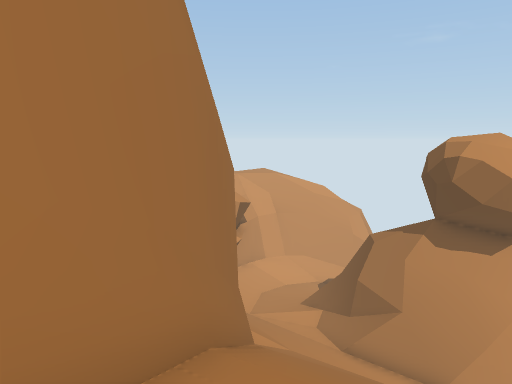
[1] (above)

14 first-person views from a walk through a 3-D level made in the Unity game engine. The camera is 1.3 m above the floor, tilts 8° down and sees 70° across. The floor is counted in squares, 1 m on a side. Each view is taken from the middle of a square. On the plan, view 1 faces up. The plan holds only what a view shows up to about 15 squares ahead; the rest is blank. The place goes on beyond the plan.

[2]
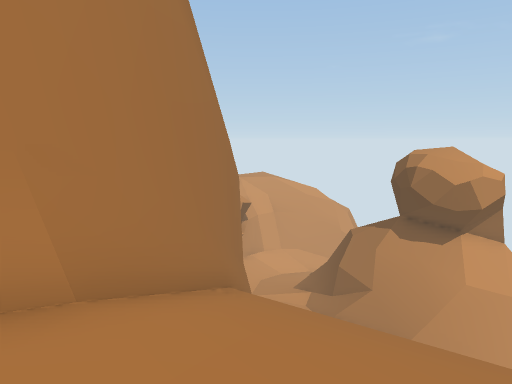

[3]
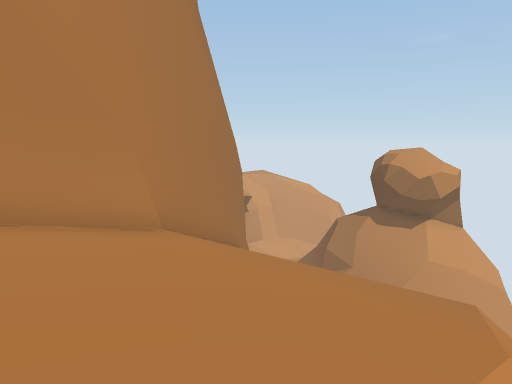

[4]
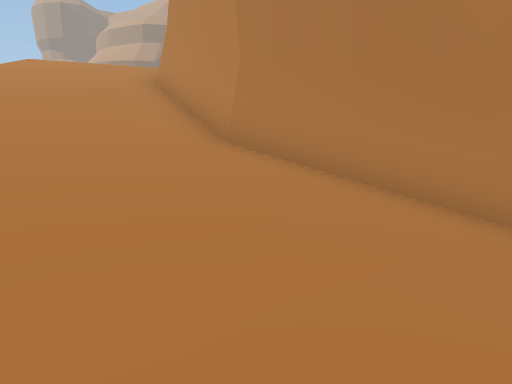

[5]
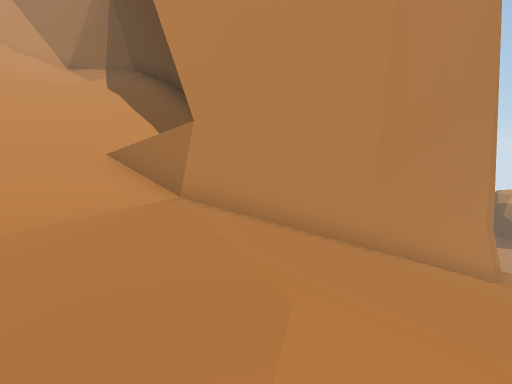

[6]
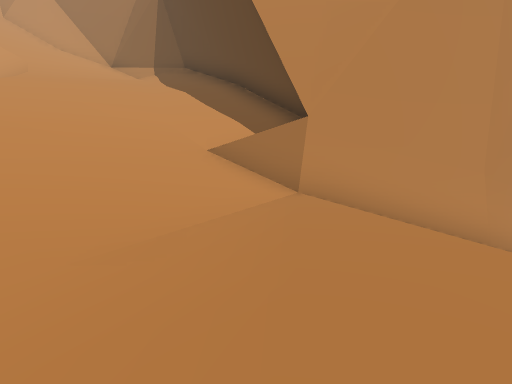

[7]
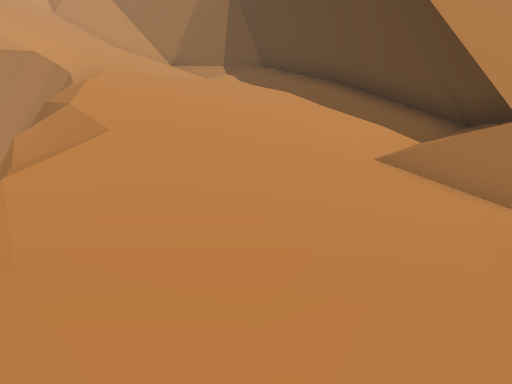

[8]
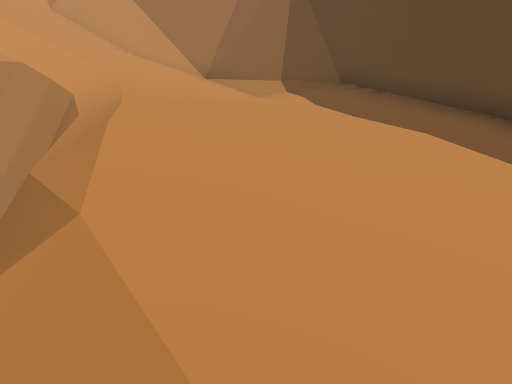

[9]
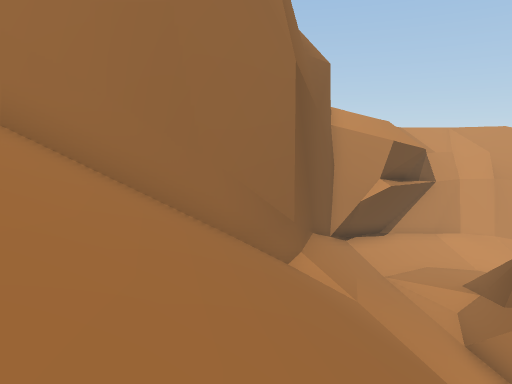

[10]
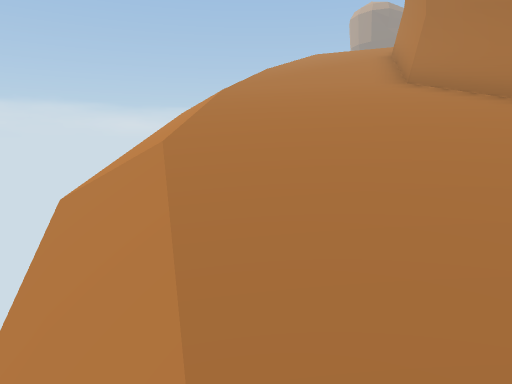

[11]
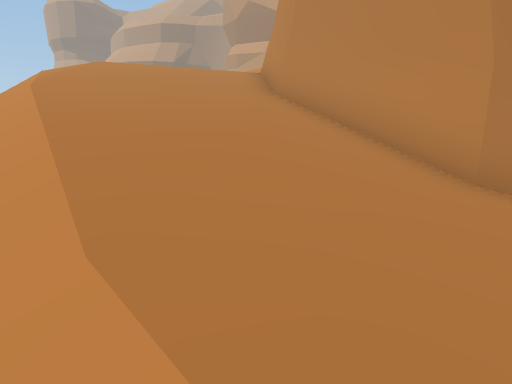

[12]
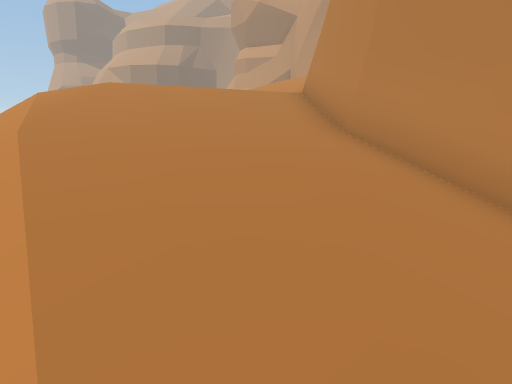

[13]
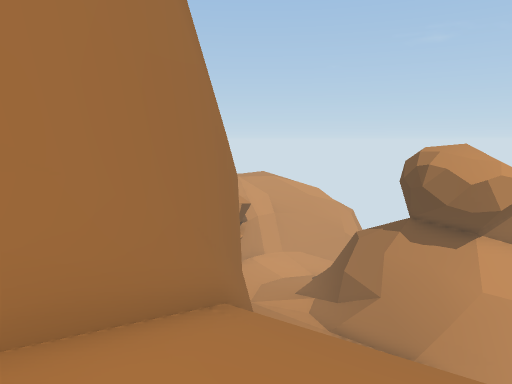

[14]
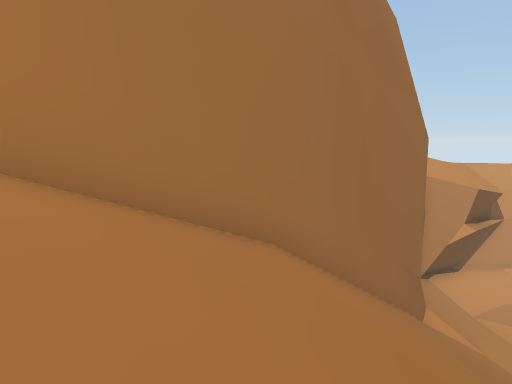

### Floor plan
Key: @ floor where view 1 was taken; # wall or solid block; . main floor; : floor 0.75 m higher than the main floor; - floor 0.75 m lower than the main floor; _ floor 1.5 m lower than the main floor; + floor 1.5 m higher than the main floor; * floor 2.5 m higher than the main floor; < floor 2.5 m lower than the main floor; % floor 3.25 m higher than the main floor; ( floor 3.25 m lower than the main floor; ! floor 4 m lower than the main floor; ? floor 9.5 m lower than the main floor; / step, stairs or slope; = window, fence, low wall or low ledge; v drop or lower ground.
Columns run from 21 left of view 1 to 9 right of it. Each row starts with its distance up from view 1.
 15                    ##??#=#
 14                    #////##
 13                    #///?##
 12                    #////=##
 11                    ##////###
 10                     #/////####
  9                     ##///   ###
  8                     ##///
  7                     ##///
  6 ####                ##///
  5 ///##               #////
  4 ////###             #////
  3 ////%/##            #//////
  2 ///%%*/#           ##/////
  1 v//***/##          #//////v
  0 v/***///#         ##/@////
 -1  /**////##        #/!/////
 -2  v///////##      ##((!///v
 -3  v///////##     ##<(((!//v
 -4   ///+:///#   ###/<(((!/v
 -5   v/::///=#####////<(//v
 -6    ///////##//-////<//v
 -7    v///....///-__<<//
 -8     /:://..////__<//
 -9     /../....///_//
-10      /....../////
-11       / -...///
-12          / //

Where each view was taken, in squares from view 1:
view 1: 0 up, 0 right, facing up
view 2: 3 down, 0 right, facing up
view 3: 6 down, 0 right, facing up
view 4: 3 down, 2 right, facing left
view 5: 12 down, 10 left, facing up
view 6: 12 down, 12 left, facing up
view 7: 11 down, 15 left, facing up
view 8: 7 down, 17 left, facing up
view 9: 3 up, 5 right, facing up-left
view 10: 0 up, 4 right, facing down-left
view 11: 6 down, 0 right, facing left
view 12: 7 down, 2 left, facing left
view 13: 2 down, 0 right, facing up
view 14: 0 up, 3 right, facing up-left
